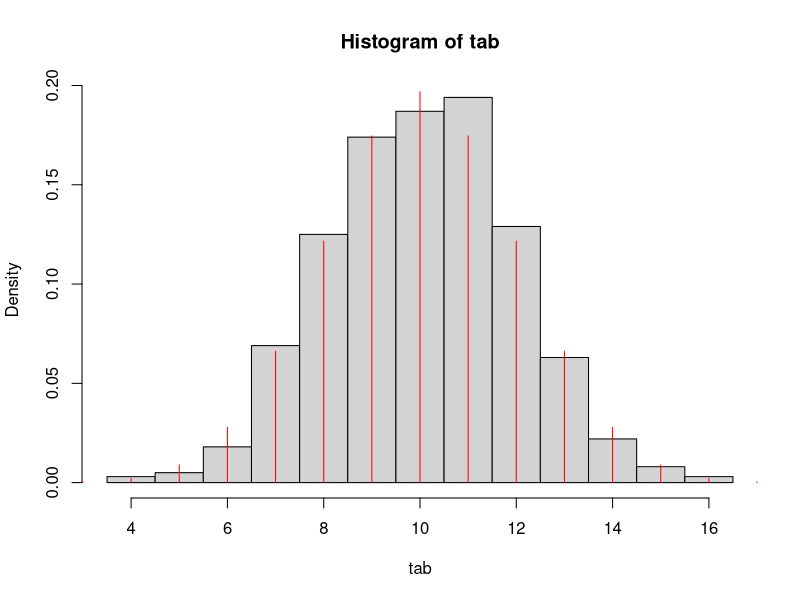
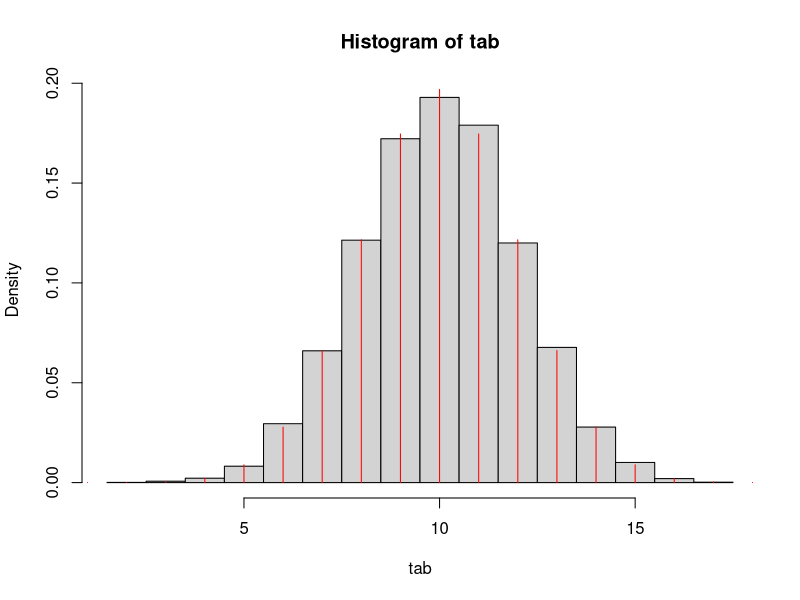
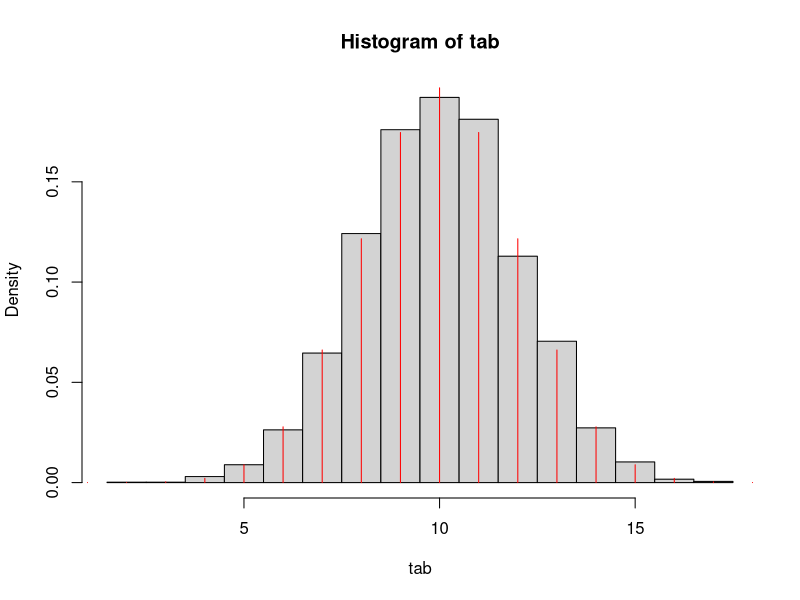
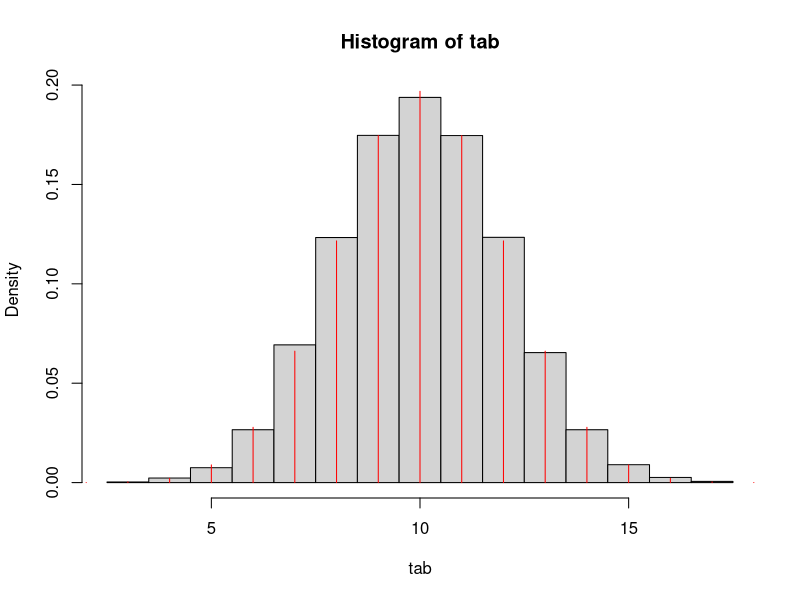
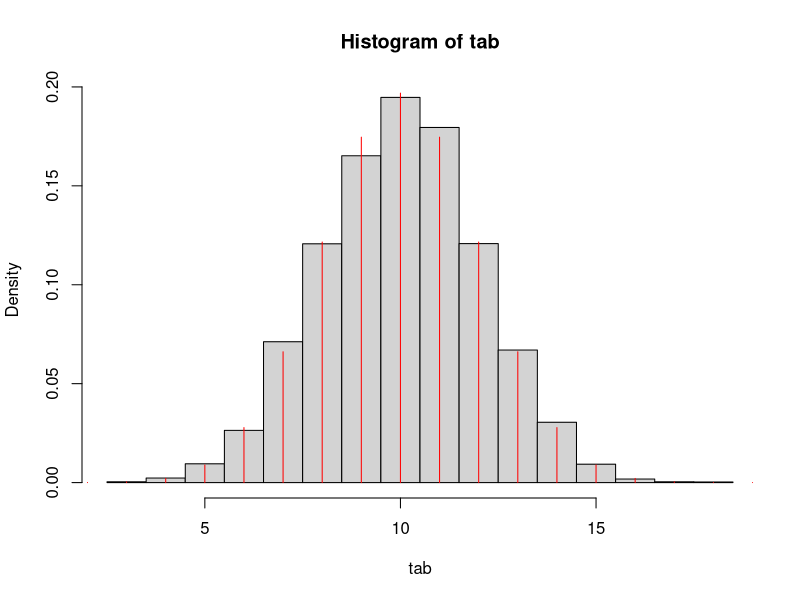
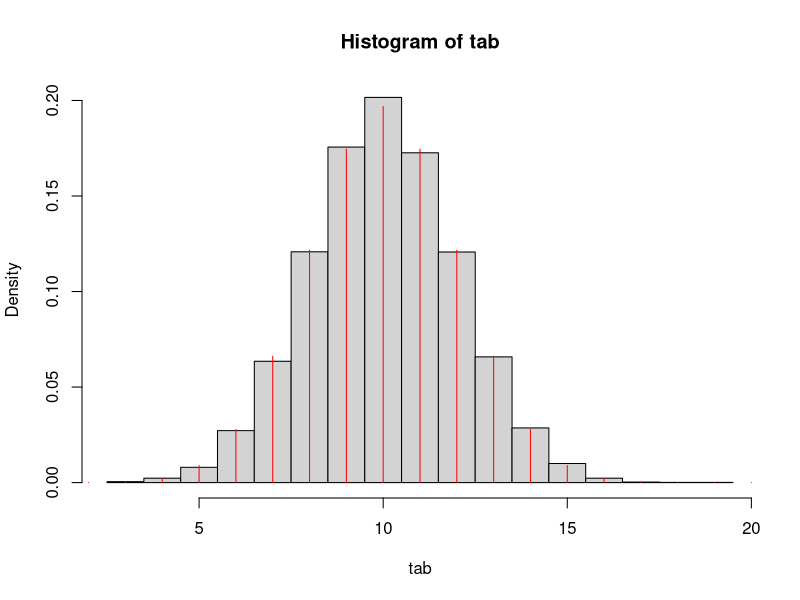
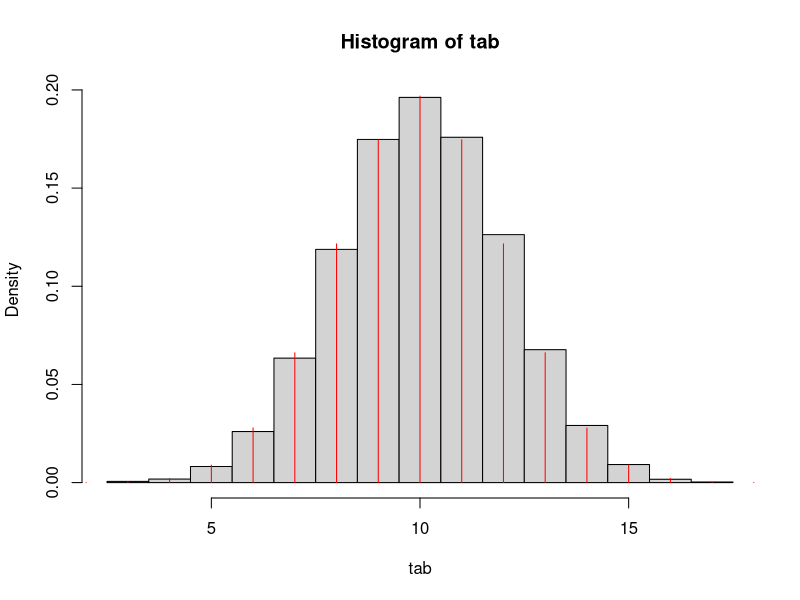
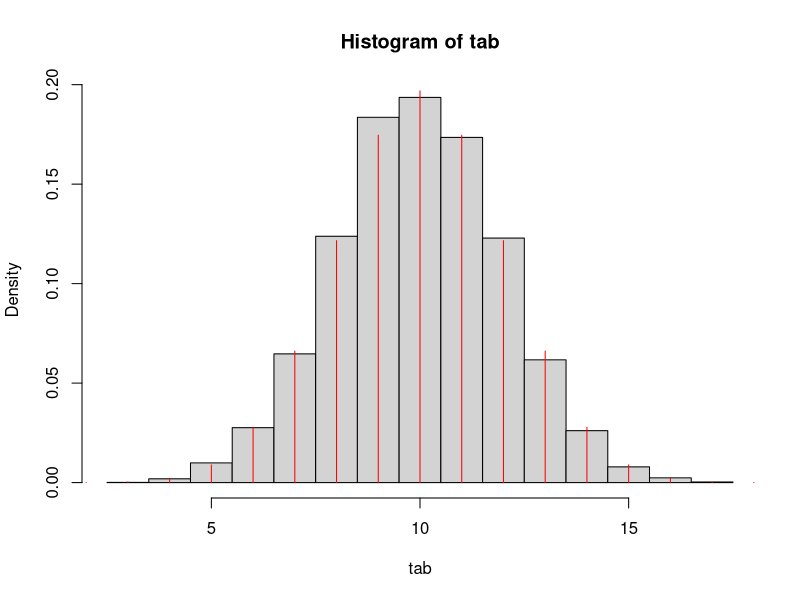

The R script that drew these images, in order:
#Fonction qui répète b fois le test conditionnel sous l'hypothése nul
conditionnal_test_under_null = function(a,n,n0.,n.0,b){
  quant = qhyper(1-a, n.0, n-n.0,n0., lower.tail = TRUE, log.p = FALSE)
  tab = rhyper(b,n.0,n-n.0, n0.)
  x=0:(n-n.0)
  mass_fuction = dhyper(x,n.0,n-n.0,n0.,log = FALSE)
  hist(tab,probability=TRUE,breaks = seq(min(tab)-0.5, max(tab)+0.5, by = 1))
  lines(x,mass_fuction,type ="h",col="red")
  risk_exp <- mean(tab > quant)
  print(quant)
  print(tab)
  return(risk_exp)
}

conditionnal_test_under_null(0.05,100,20,50,1000)

#Variation du risque de première espèce empirique en fonction du niveau du test 
vect_a=c()
x=seq(0, 1, by = 0.05)
for(a in seq(0, 1, by = 0.05)){
  vect_a = c(vect_a,conditionnal_test_under_null(a,100,20,50,10000))
}
plot(x,vect_a)
abline(0,1,col='red')

#Variation du risque de première espèce empirique en fonction de n0.     
vect_n0.=c()
x_2=seq(0, 100, by = 10)
for(n0. in seq(0, 100, by = 10)){
  vect_n0. = c(vect_n0.,conditionnal_test_under_null(0.1,100,n0.,50,10000))
}
plot(x_2,vect_n0.)

#Fonction qui répète b fois le test inconditionnel 
unconditionnal_test = function(a,n,p ,b){
  tab = rmultinom(b,n,p)
  vect_n00 = c()
  for(i in 1:b){
    vect_n00 = c(vect_n00,tab[1,i])
    n0. = tab[1,i]+tab[2,i]
    n.0 = tab[1,i]+tab[3,i]
    quant = qhyper(1-a, n.0, n-n.0,n0., lower.tail = TRUE, log.p = FALSE)
    if(vect_n00[i]>quant){
      vect_n00[i]=1
    }
    else{
    vect_n00[i]=0
    }
  }
print(sum(vect_n00)/b)
}

unconditionnal_test(0.05,100,c(0.1,0.1,0.1,0.7),10000)

#Variation de la probabilité de rejeter empirique en fonction du niveau du test 
vect_a2=c()
x=seq(0, 1, by = 0.05)
for(a in seq(0, 1, by = 0.05)){
  vect_a2 = c(vect_a2,unconditionnal_test(a,100,c(0.4,0.3,0.2,0.1),1000))
}
plot(x,vect_a2)

#Variation de la probabilité de rejeter empirique en fonction de la variation de 2 probabilités  
vect_p00=c()
z=seq(0,0.7, by=0.05)
for(p00 in z){
  vect_p00=c(vect_p00,unconditionnal_test(0.05,100,c(p00,0.2,1-p00-0.3,0.1),1000))
}
 plot(z,vect_p00)

#Fonction qui calcule la distribution de la pvalue conditionellement et génére b pvalues indépendante 
#et affiche la fonction de répartirion théorqiue, empirique et uniforme ainsi que les tirages de pvalues 
conditionnal_pvalue_under_null = function(n,n0.,n.0,b){
   vect_pval = c()
   vect_Bpval = c()
   vect_repF = c()
   vect_repE = c()
   support = max(0,n0.+n.0-n):min(n0.,n.0)
   tab = rhyper(b,n.0,n-n.0, n0.)
   for(k in support){
     pk=0
     for(i in k:min(n0.,n.0)){
       pk = pk+choose(n.0,i)*choose(n-n.0,n0.-i)/choose(n, n0.)
     }
     vect_pval=c(vect_pval,pk)
   }
   for(i in tab){
     vect_Bpval = c(vect_Bpval,vect_pval[match(i,support)])
   }
   for(i in rev(vect_pval)){
     pv = 0
     for(pk in vect_pval){
       if(pk<=i){
         j=which(vect_pval==pk)
         pv = pv + choose(n.0,support[j])*choose(n-n.0,n0.-support[j])/choose(n,n0.)
       }
     }
     vect_repF=c(vect_repF,pv)
   }
   vect_repE=ecdf(vect_Bpval)
   vect_repF = unique(vect_repF)
   par(mfrow=c(1,2))
   plot(support,vect_pval,type='l')
   lines(vect_Bpval,col='red',type='p')
   lines(support,runif(length(support), min = 0, max = 1),type="p",col="blue")
   f = stepfun(rev(vect_pval), c(0, vect_repF))
   plot(c(0,1), c(0,1),type="n",xlab="t",ylab="F(t)")
   uniform = punif(support, min = 0, max = 1, lower.tail = TRUE, log.p = FALSE)
   lines(support,uniform,col="red")
   lines(vect_repE,col="pink")
   lines(f,col="green")
 }
conditionnal_pvalue_under_null(100,40,40,10000)
?stepfun 
?ecdf
